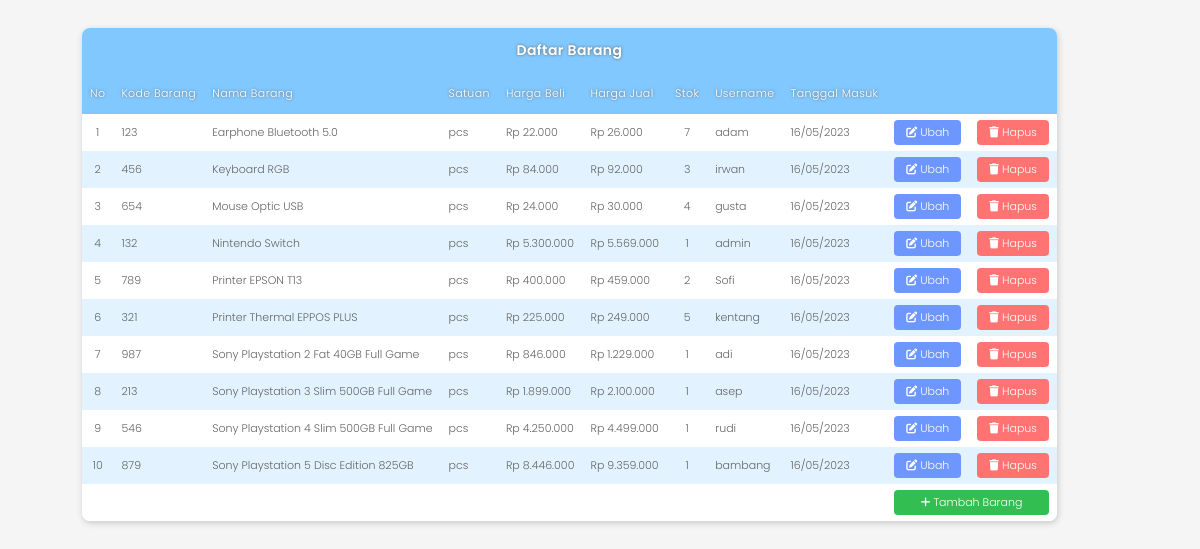
The page / on the database its author committed.
### tables this page shows
CREATE TABLE `barang` (
  `Id_barang` int(11) NOT NULL,
  `Nama_barang` varchar(50) NOT NULL,
  `Satuan` varchar(25) NOT NULL,
  `Harga_beli` decimal(10,0) NOT NULL,
  `Harga_jual` decimal(10,0) NOT NULL,
  `Jumlah_stok` int(11) NOT NULL,
  `User_name` varchar(25) NOT NULL,
  `Tgl_input` date NOT NULL
);

### function.php (called while the page is built, shortened)
<?php
$conn = mysqli_connect('localhost', 'root', '', 'dbtoko');
function query($query){
    global $conn;
    $result = mysqli_query($conn, $query);
    $data = [];
    while($row = mysqli_fetch_assoc($result)){
        $data[] = $row;
    }
    return $data;
}
?>

### index.php (the view, shortened to what this page needs)
<?php
require 'function.php';
$data_barang = query("SELECT * FROM barang ORDER BY Nama_barang ASC;");
?>
<!DOCTYPE html>
<html lang="id">
<head>
    <link rel="stylesheet" href="css/style.css">
    <link rel="stylesheet" href="https://cdnjs.cloudflare.com/ajax/libs/font-awesome/6.3.0/css/all.min.css" />
</head>
<body>
    <div class="container">
        <table class="table-barang">
            <tr>
                <th colspan="11">Daftar Barang</th>
            </tr>
            <tr>
                <th>No</th>
                <th>Kode Barang</th>
                <th>Nama Barang</th>
                <th>Satuan</th>
                <th>Harga Beli</th>
                <th>Harga Jual</th>
                <th>Stok</th>
                <th>Username</th>
                <th>Tanggal Masuk</th>
                <th colspan="2"></th>
            </tr>
            <?php $i = 1; foreach($data_barang as $data) : ?>
                <tr>
                    <td><?= $i++?></td>
                    <td><?= $data['Id_barang']?></td>
                    <td><?= $data['Nama_barang']?></td>
                    <td><?= $data['Satuan']?></td>
                    <td>Rp <?= number_format($data['Harga_beli'], 0, '', '.')?></td>
                    <td>Rp <?= number_format($data['Harga_jual'], 0, '', '.')?></td>
                    <td><?= $data['Jumlah_stok']?></td>
                    <td><?= $data['User_name']?></td>
                    <td><?= join('/', array_reverse(explode('-', $data['Tgl_input'])))?></td>
                    <td><a href="edit.php?id=<?= $data['Id_barang']?>" class="btn btn-edit" title="klik untuk melakukan perubahan pada data barang"><i class="fas fa-edit"></i> Ubah</a></td>
                    <td><a href="delete.php?id=<?= $data['Id_barang']?>" class="btn btn-delete" title="klik untuk menghapus data barang dari daftar barang" onclick="return confirm('Hapus <?=$data['Nama_barang']?> dari daftar barang?')"><i class="fas fa-trash"></i> Hapus</a></td>
                </tr>
            <?php endforeach; ?>
            <tr>
                <td colspan="9"></td>
                <td colspan="2"><a href="add.php" class="btn btn-add" title="klik untuk menambah data barang"><i class="fas fa-add"></i> Tambah Barang</a></td>
            </tr>
        </table>
    </div>
</body>
</html>

### css/style.css (style rules this page uses)
* { padding: 0; margin: 0; box-sizing: border-box; font-family: "Poppins"; font-weight: 300; }
body { background: rgb(245, 245, 245); }
.container { padding: 28px 82px; width: max-content; }
.table-barang { cursor: default; width: 100%; overflow: hidden; border-radius: 8px; border-collapse: collapse; background: white; box-shadow: 1px 2px 6px rgb(200, 200, 200); color: rgb(100, 100, 100); font-size: 11px; }
.table-barang tr th, .table-barang tr td { padding: 2px 8px; text-align: left; }
.table-barang tr th { padding: 12px 8px; background: #80c8ff; color: white; text-shadow: 0.1px 0.1px 3px rgb(100, 100, 100); letter-spacing: 0.4px; }
.table-barang tr:nth-child(1) th { font-size: 14px; font-weight: 600; text-align: center; }
.table-barang tr:nth-child(2) th:nth-child(1), .table-barang tr td:nth-child(1), .table-barang tr:nth-child(2) th:nth-child(7), .table-barang tr td:nth-child(7) { text-align: center; }
.table-barang tr:nth-child(even) { background: #80c8ff3a; }
.table-barang tr:last-child { background: white; }
.btn { cursor: pointer; padding: 4px 12px; margin: 4px auto; display: block; border: none; border-radius: 4px; color: white; text-align: center; text-decoration: none; }
.btn-edit { background: rgb(110, 150, 255); }
.btn-delete { background: rgb(255, 115, 115); }
.btn-add { background: rgb(50, 190, 80); }

### rows shown on the page
barang: Id_barang "123", Nama_barang "Earphone Bluetooth 5.0", Satuan "pcs", Harga_beli "22.000", Harga_jual "26.000", Jumlah_stok "7", User_name "adam", Tgl_input "16/05/2023"
barang: Id_barang "456", Nama_barang "Keyboard RGB", Satuan "pcs", Harga_beli "84.000", Harga_jual "92.000", Jumlah_stok "3", User_name "irwan", Tgl_input "16/05/2023"
barang: Id_barang "654", Nama_barang "Mouse Optic USB", Satuan "pcs", Harga_beli "24.000", Harga_jual "30.000", Jumlah_stok "4", User_name "gusta", Tgl_input "16/05/2023"
barang: Id_barang "132", Nama_barang "Nintendo Switch", Satuan "pcs", Harga_beli "5.300.000", Harga_jual "5.569.000", Jumlah_stok "1", User_name "admin", Tgl_input "16/05/2023"
barang: Id_barang "789", Nama_barang "Printer EPSON T13", Satuan "pcs", Harga_beli "400.000", Harga_jual "459.000", Jumlah_stok "2", User_name "Sofi", Tgl_input "16/05/2023"
barang: Id_barang "321", Nama_barang "Printer Thermal EPPOS PLUS", Satuan "pcs", Harga_beli "225.000", Harga_jual "249.000", Jumlah_stok "5", User_name "kentang", Tgl_input "16/05/2023"
barang: Id_barang "987", Nama_barang "Sony Playstation 2 Fat 40GB Full Game", Satuan "pcs", Harga_beli "846.000", Harga_jual "1.229.000", Jumlah_stok "1", User_name "adi", Tgl_input "16/05/2023"
barang: Id_barang "213", Nama_barang "Sony Playstation 3 Slim 500GB Full Game", Satuan "pcs", Harga_beli "1.899.000", Harga_jual "2.100.000", Jumlah_stok "1", User_name "asep", Tgl_input "16/05/2023"
barang: Id_barang "546", Nama_barang "Sony Playstation 4 Slim 500GB Full Game", Satuan "pcs", Harga_beli "4.250.000", Harga_jual "4.499.000", Jumlah_stok "1", User_name "rudi", Tgl_input "16/05/2023"
barang: Id_barang "879", Nama_barang "Sony Playstation 5 Disc Edition 825GB", Satuan "pcs", Harga_beli "8.446.000", Harga_jual "9.359.000", Jumlah_stok "1", User_name "bambang", Tgl_input "16/05/2023"
